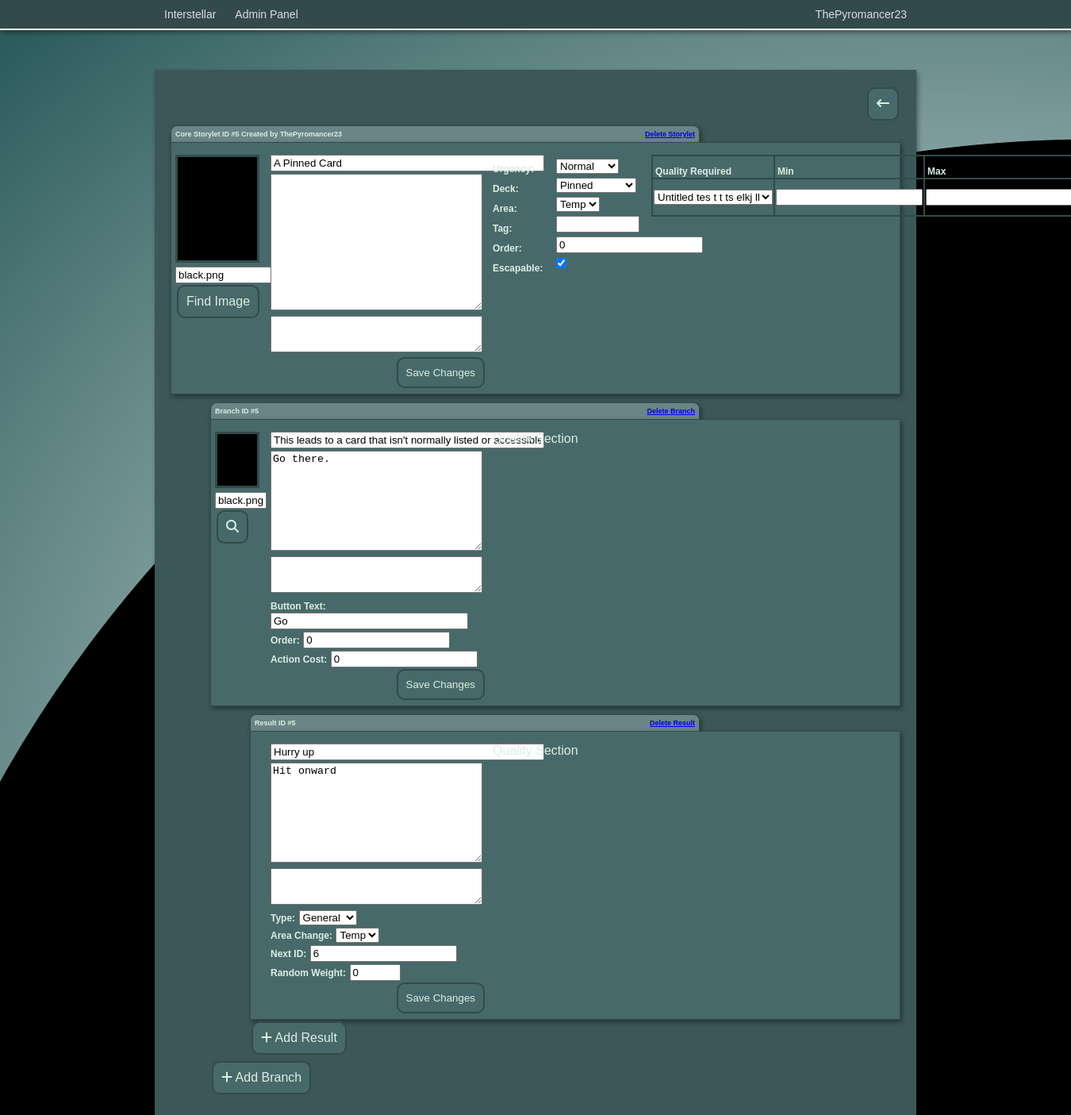
/admin/edit_storylet?id=5 (signed in), run on the app's committed database.
### app/models.py (models this page shows, shortened)
class User(UserMixin, db.Model):
    id = db.Column(db.Integer, primary_key=True)
    username = db.Column(db.String(64), index=True, unique=True)
    email = db.Column(db.String(120), index=True, unique=True)
    password_hash = db.Column(db.String(128))
    privilege_level = db.Column(db.Integer, default=1)
    last_online = db.Column(db.DateTime, default=datetime.utcnow)
    created_storylets = db.relationship('Storylet', backref='author', lazy='dynamic')
    current_hand = db.relationship('Hand', backref='user', lazy='dynamic')

class Storylet(db.Model):
    id = db.Column(db.Integer, primary_key=True)
    title = db.Column(db.String)
    image = db.Column(db.String)
    description = db.Column(db.Text)
    branches = db.relationship('Branch', backref='parent_storylet', lazy='dynamic')
    deck = db.Column(db.String)
    area = db.Column(db.String)
    urgency = db.Column(db.String)
    order = db.Column(db.Integer)
    notes = db.Column(db.Text)
    escapable = db.Column(db.Boolean)
    tag = db.Column(db.String)
    user_id = db.Column(db.Integer, db.ForeignKey('user.id'))
    last_edit = db.Column(db.DateTime, default=datetime.utcnow())
    last_editor = db.Column(db.String)
    in_hand = db.relationship('Hand', backref='storylet', lazy='dynamic')
    requirements = db.relationship('StoryletQualityRequirements', backref='requirements', lazy='dynamic')

class Branch(db.Model):
    id = db.Column(db.Integer, primary_key=True)
    title = db.Column(db.String)
    image = db.Column(db.String)
    description = db.Column(db.Text)
    button_text = db.Column(db.String)
    storylet_id = db.Column(db.Integer, db.ForeignKey('storylet.id'))
    results = db.relationship('Result', backref='parent_branch', lazy='dynamic')
    notes = db.Column(db.Text)
    order = db.Column(db.Integer)
    action_cost = db.Column(db.Integer)

class Result(db.Model):
    id = db.Column(db.Integer, primary_key=True)
    title = db.Column(db.String)
    description = db.Column(db.Text)
    next_id = db.Column(db.Integer)
    type = db.Column(db.String)
    branch_id = db.Column(db.Integer, db.ForeignKey('branch.id'))
    random_weight = db.Column(db.Integer)
    area_change = db.Column(db.String)
    notes = db.Column(db.String)

### app/admin/routes.py (the view)
@bp.route('/edit_storylet')
@login_required
def edit_storylet():
    if current_user.privilege_level > 1:
        id = request.args.get('id', None, type=int)
        form = StoryletForm()
        if id == None:
            storylet = defaultStorylet()
            storylet.user_id = current_user.id
            db.session.add(storylet)
            db.session.commit()
            storylet = db.session.query(Storylet).get(storylet.id)
        else:
            storylet = db.session.query(Storylet).get(id)
        form.title.data = storylet.title
        form.image.data = storylet.image
        form.description.data = storylet.description
        form.notes.data = storylet.notes
        form.urgency.data = storylet.urgency
        form.deck.data = storylet.deck
        form.area.data = storylet.area
        form.tag.data = storylet.tag
        form.escapable.data = storylet.escapable
        form.order.data = storylet.order
        qualities = db.session.query(Quality).all()
        return render_template('edit_storylet.html', form=form, storylet=storylet, qualities=qualities)
    else:
        return redirect(url_for('index'))

### app/admin/forms.py
class StoryletForm(FlaskForm):
    title = StringField('Title')
    image = StringField('Image')
    description = TextAreaField('Description')
    notes = TextAreaField('Notes')
    urgency = SelectField('Urgency', choices=['Low', 'Normal', 'Moderate', 'High'])
    deck = SelectField('Deck', choices=['Pinned', 'Deck', 'Unobtainable'])
    area = SelectField('Area', choices=['Temp'])
    tag = StringField('Tag')
    order = IntegerField('Order', validators=[NumberRange(min=0)])
    escapable = BooleanField('Escapable')

### app/models.py (called while the page is built)
@login.user_loader
def load_user(id):
    return User.query.get(int(id))

### app/routes.py (called while the page is built)
@app.before_request
def before_request():
    if current_user.is_authenticated:
        current_user.last_online = datetime.utcnow()
        db.session.commit()

### app/admin/templates/edit_storylet.html (shortened to what this page needs)
<!DOCTYPE html>
<html>
<head>
    <link rel="stylesheet" href="{{ url_for('admin.static', filename='css/admin.css') }}">
</head>
<body>
    {% include 'navbar.html' %}
    <div class="pageblock"></div>
    <div style="width: 960px; margin: auto;">
        <div style="padding: 20px;" class="game boxshadow">
            <a class="adm-btn-link" href="{{ url_for('admin.storylets') }}"><div><i class="fa-solid fa-arrow-left-long"></i></div></a>
            <div class="storylet-core">
                <div style="margin-top: 50px;" class="header boxshadow">Core Storylet ID #{{ storylet.id }} Created by {{ storylet.author.username }}<div style="float: right;"><a href="{{ url_for('admin.delete_storylet', id=storylet.id) }}">Delete Storylet</a></div></div>
                <div class="storylet-body boxshadow">
                    <form id="core-form" class="form1-body" action="" method="POST">
                    <div>
                        <div class="storylet-img-cont">
                            <img class="digitaleffect" src="{{ url_for('static', filename='images/' + storylet.image) }}">
                        </div>
                        {{ form.image(size=13, style='margin-top: 5px;', id='s-image') }}
                        <a class="adm-btn-link" style="float: left;" href="#find-image"><div>Find Image</div></a>
                    </div>
                    <div>
                        {{ form.title(size=40, id='s-title') }}
                        {{ form.description(class='desc-area', id='s-desc') }}
                        {{ form.notes(class='note-area', id='s-notes')}}
                        <input id="core-submit" class='adm-btn-link' style="margin-right: 10px;" name="submit" type="submit" value="Save Changes">
                    </div>
                    <div>
                        <p class="labels">{{ form.urgency.label }}:</p>
                        <p class="labels">{{ form.deck.label }}:</p>
                        <p class="labels">{{ form.area.label }}:</p>
                        <p class="labels">{{ form.tag.label }}:</p>
                        <p class="labels">{{ form.order.label }}:</p>
                        <p class="labels">{{ form.escapable.label }}:</p>
                    </div>
                    <div>
                        <p class="form-fields">{{ form.urgency }}</p>
                        <p class="form-fields">{{ form.deck }}</p>
                        <p class="form-fields">{{ form.area }}</p>
                        <p class="form-fields">{{ form.tag(size=10) }}</p>
                        <p class="form-fields">{{ form.order(size=10, id='s-order') }}</p>
                        {% if storylet.escapable %}
                        <p class="form-fields">{{ form.escapable(id='s-escapable', checked=True) }}</p>
                        {% else %}
                        <p class="form-fields">{{ form.escapable(id='s-escapable', checked=False) }}</p>
                        {% endif %}
                    </div>
                    </form>
                    <div id="storylet-quality-reqs">
                        {% include 'storylet-quality-req-table.html' %}
                    </div>
                </div>
            </div>
            <div class="branch-core">
                {% for branch in storylet.branches %}
                <div style="width: 605px;" class="header boxshadow">Branch ID #{{branch.id}}<div style="float: right;"><a href="{{ url_for('admin.delete_branch', s_id=storylet.id, b_id=branch.id) }}">Delete Branch</a></div></div>
                <div class="branch-body boxshadow">
                    <form id="branch-{{ branch.id }}" class="branch-form1" action="" method="POST">
                        <div>
                            <div class="branch-img-cont">
                                <img style="width: 50px;" class="digitaleffect" src="{{ url_for('static', filename='images/' + branch.image) }}">
                            </div>
                            <input id="image-{{ branch.id }}" style="margin-top: 5px;" type="text" value="{{ branch.image }}" size="5">
                            <a class="adm-btn-link" style="float: left;" href="#find-image"><i class="fa-solid fa-magnifying-glass"></i></a>
                        </div>
                        <div>
                            <input id="title-{{ branch.id }}" type="text" value="{{ branch.title }}" size="40">
                            <textarea style="height: 120px;" id="desc-{{ branch.id }}" class="desc-area">{{ branch.description }}</textarea>
                            <textarea id="notes-{{ branch.id }}" class="note-area">{% if branch.notes != None %}{{ branch.notes }}{% endif %}</textarea>
                            <p style="margin-top: 3px;"><b style="font-size: 12px;">Button Text:</b> <input id="btntxt-{{ branch.id }}" type="text" value="{{ branch.button_text }}" size="28"></p>
                            <p style="margin-top: 3px;"><b style="font-size: 12px;">Order:</b> <input id="order-{{ branch.id }}" min="0" type="number" value="{{ branch.order }}" size="10"></p>
                            <p style="margin-top: 3px;"><b style="font-size: 12px;">Action Cost:</b> <input id="action_cost-{{ branch.id }}" min="0" type="number" value="{{ branch.action_cost }}" size="10"></p>
                            <input id="core-submit" class='adm-btn-link' style="margin-right: 10px;" name="submit" type="submit" value="Save Changes">
                        </div>
                    </form>
                    <div>
                        Quality Section
                    </div>
                </div>
                <div class="result-core">
                    {% for result in branch.results %}
                    <div style="width: 555px;" class="header boxshadow">Result ID #{{result.id}}<div style="float: right;"><a href="{{ url_for('admin.delete_result', s_id=storylet.id, r_id=result.id) }}">Delete Result</a></div></div>
                    <div class="result-body boxshadow">
                        <form id="result-{{ result.id }}" class="result-form1" action="" method="POST">
                            <input id="title-r-{{ result.id }}" type="text" value="{{ result.title }}" size="40">
                            <textarea style="height: 120px;" id="desc-r-{{ result.id }}" class="desc-area">{{ result.description }}</textarea>
                            <textarea id="notes-r-{{ result.id }}" class="note-area">{% if result.notes != None %}{{ result.notes }}{% endif %}</textarea>
                            <p style="margin-top: 3px;"><b style="font-size: 12px;">Type:</b>
                            <select id="type-r-{{ result.id }}">
                                <option value="General" {% if result.type == "General" %}selected{% endif %}>General</option>
                              </select>
                            </p>
                            <p style="margin-top: 3px;"><b style="font-size: 12px;">Area Change:</b>
                                <select id="area_change-r-{{ result.id }}">
                                    <option value="temp">Temp</option>
                                  </select>
                            </p>
                            <p style="margin-top: 3px;"><b style="font-size: 12px;">Next ID:</b> <input id="next_id-r-{{ result.id }}" min="0" type="number" value="{{ result.next_id }}" size="10"></p>
                            <p style="margin-top: 3px;"><b style="font-size: 12px;">Random Weight:</b> <input id="random_weight-r-{{ result.id }}" min="0" max= "100" type="number" value="{{ result.random_weight }}" size="10"></p>
                            <input id="core-submit" class='adm-btn-link' style="margin-right: 10px;" name="submit" type="submit" value="Save Changes">
                        </form>
                        <div>
                            Quality Section
                        </div>
                    </div>
                    {% endfor %}
                    <div style="height: 50px;">
                        <a class="adm-btn-link" style="float: left" href="{{ url_for('admin.create_result', s_id=storylet.id, b_id=branch.id) }}"><div><i class="fa-solid fa-plus"></i> Add Result</div></a>
                    </div>
                </div>
                {% endfor %}
                <div style="height: 50px;">
                    <a class="adm-btn-link" style="float: left" href="{{ url_for('admin.create_branch', id=storylet.id) }}"><div><i class="fa-solid fa-plus"></i> Add Branch</div></a>
                </div>
            </div>
        </div>
    </div>
</body>
</html>

### app/templates/navbar.html (shortened to what this page needs)
<div class="navbar boxshadow">
    <div class="navbar-inner">
        <a class="nav-link" href="{{ url_for('index') }}">Interstellar</a>
        {% if current_user.is_authenticated %}
            <div class="dropdown-container">
                <div class="ddbtn nav-link">{{current_user.username}}</div>
                </div>
            </div>
            {% if current_user.privilege_level > 1 %}
            <div style="float: left;" class="dropdown-container">
                <a href="{{ url_for('admin.admin') }}"><div class="ddbtn nav-link">Admin Panel</div></a>
                </div>
            </div>
            {% endif %}
        {% endif %}

### app/admin/static/css/admin.css (style rules this page uses)
.navbar { width: 100%; overflow: hidden; border-bottom: solid white 2px; background: #324A4A; }
.navbar-inner { margin: auto; width: 960px; }
.nav-link { float: left; color: #f2f2f2e1; text-align: center; text-decoration: none; padding: 10px 12px; font-size: 14px; }
.dropdown-container { float: right; overflow: hidden; }
.pageblock { height: 50px; width: 100%; }
* { margin: 0; }
.game { background-color: #3C5757; }
body { font-family: arial; background: black url("images/background.png") no-repeat; color: rgb(218, 239, 227); }
.boxshadow { box-shadow: 2px 3px 6px rgba(0, 0, 0, 0.4); }
.digitaleffect { background: #CFE5E8 url("images/digitaleffect.gif") repeat scroll 0% 0%; }
.adm-btn-link { background-color: #486969; border-radius: 10px; text-decoration: none; padding: 10px; margin: 2px; color:rgb(218, 239, 227); float: right; border-style: solid; border-width: 2px; border-color:#324A4A }
.header { margin-top: 10px; padding: 5px; background-color:rgba(188,218,218,0.35); width: 655px; height: auto; font-size: 9px; font-weight: bold; border-color: #324A4A; border-style: solid; border-width: 1px; border-bottom: 0px; border-radius: 8px 8px 0px 0px; }
.storylet-img-cont { background:#CFE5E8; border:#324A4A; border-style: solid; border-width: 3px; width: 100px; height: 130px; }
.storylet-body { display: grid; grid-template-columns: 600px 308px; padding: 5px; padding-top: 15px; background-color:#486969; border-color: #324A4A; border-style: solid; border-width: 1px; }
.form1-body { display: grid; grid-template-columns: 120px 280px 80px 120px }
.desc-area { width: 261px; height: 166px; margin-top: 3px; }
.note-area { width: 261px; height: 40px; margin-top: 3px; }
.labels { font-size: 12px; margin-top: 11px; font-weight: bold; }
.form-fields { margin-top: 5px; }
.branch-core { margin-left: 50px; }
.branch-img-cont { background:#CFE5E8; border:#324A4A; border-style: solid; border-width: 3px; width: 50px; height: 65px; }
.branch-body { display: grid; grid-template-columns: 350px 508px; padding: 5px; padding-top: 15px; background-color:#486969; border-color: #324A4A; border-style: solid; border-width: 1px; }
.branch-form1 { display: grid; grid-template-columns: 70px 280px; }
.result-form1 { margin-left: 20px; }
.result-core { margin-left: 50px; }
.result-body { display: grid; grid-template-columns: 300px 508px; padding: 5px; padding-top: 15px; background-color:#486969; border-color: #324A4A; border-style: solid; border-width: 1px; }

### data on the page
User: username "ThePyromancer23", author.username "ThePyromancer23"
Storylet: id "5", image (picture), image "black.png", title "A Pinned Card", urgency "Normal", deck "Pinned", area "Temp", order "0", escapable "☑"
Branch: id "5", image (picture), image "black.png", title "This leads to a card that isn't normally listed or accessible!", id "Go there.", button_text "Go", order "0", action_cost "0"
Result: id "5", title "Hurry up", id "Hit onward", type+id "General", id "Temp", next_id "6", random_weight "0"

### other printed values
form field value "Untitled tes t t ts elkj lkdajflasdf asldkfjalksdf Untitled tes t t ts elkj lkdajflasdf asldkfjalksdf Untitled tes t t ts elkj lkdajflasdf asldkfjalksdf"
